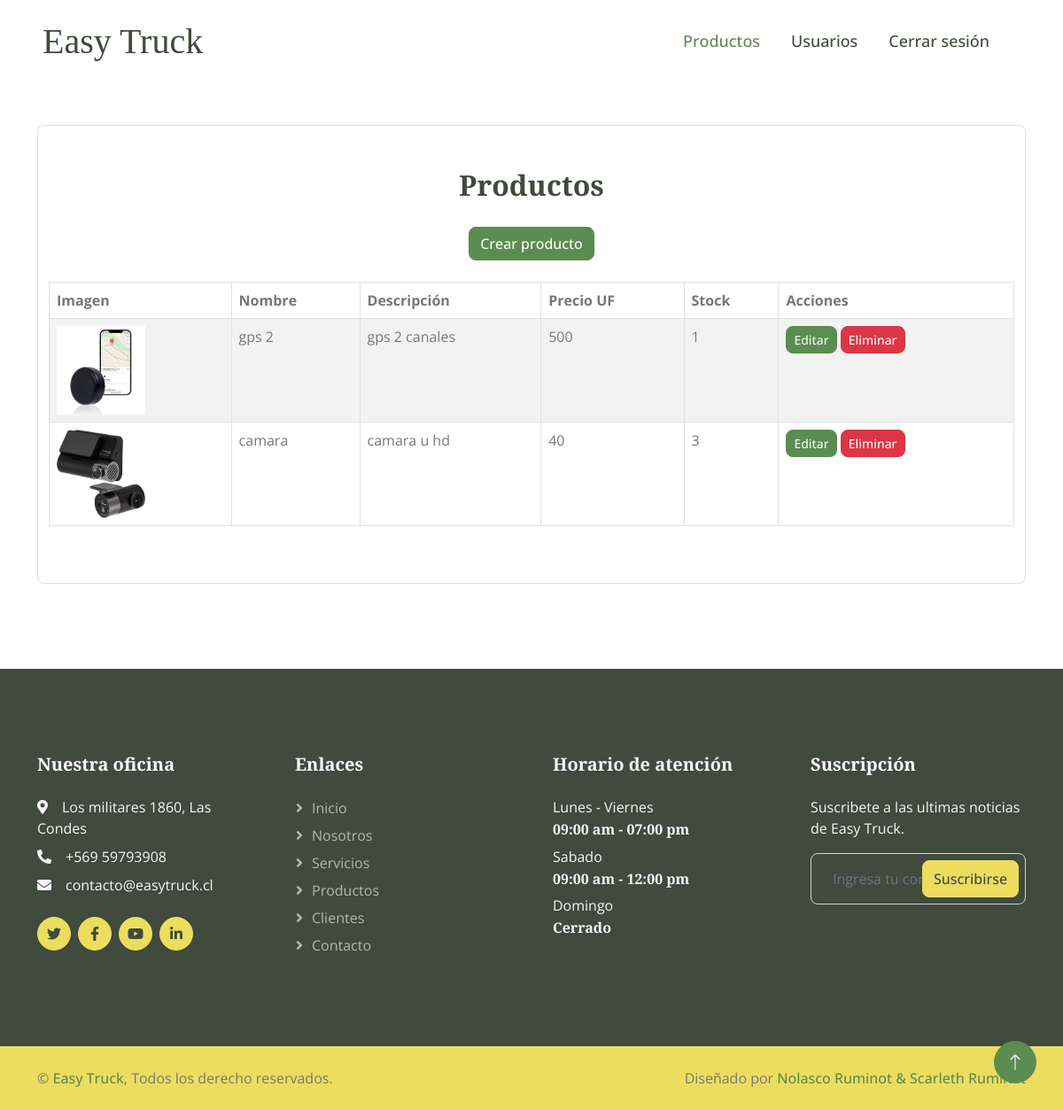
The app's page /admin-productos/ (signed in) with its own data.
### appEasytruck/models.py (models this page shows, shortened)
class Producto(models.Model):
    productoid = models.AutoField(primary_key=True)
    imagen = models.ImageField(upload_to=generate_unique_filename)  # Usar la función personalizada para nombres únicos
    nombre = models.CharField(max_length=50)
    descripcion = models.TextField(blank=True)
    preciouf = models.CharField(max_length=10)
    stock = models.IntegerField(default=1)
    fechacreacion = models.DateTimeField(auto_now_add=True)
    usuario = models.ForeignKey(User, on_delete=models.CASCADE)

### appEasytruck/views.py (the view)
# urls.py: path('admin-productos/', views.adminProd, name='adminProd'),
@login_required
def adminProd(request):
    tProducto = Producto.objects.all()
    return render(request, 'admin-productos.html', {
        'tProducto': tProducto
    })

### appEasytruck/templates/admin-productos.html (shortened to what this page needs)
{% extends 'base.html' %}
{% load static %}
{% block content %}
<div class="container-xxl py-5">
    <div class="container d-grid justify-items-center">
        <div class="card w-100">
            <div class="container mt-5 mb-5">
                <h2 class="text-center mb-4">Productos</h2>
                <div class="text-center ">
                    <a href="{% url 'regPrdFrm' %}"><button type="button" class="btn btn-primary text-white btn-block mt-1 mb-2">Crear producto</button></a>
                </div>
                <table class="table table-bordered table-striped">
                    <thead class="thead-dark">
                    <tr>
                        <th>Imagen</th>
                        <th>Nombre</th>
                        <th>Descripción</th>
                        <th>Precio UF</th>
                        <th>Stock</th>
                        <th>Acciones</th>
                    </tr>
                    </thead>
                    <tbody>
                        {% for producto in tProducto %}
                            <tr>
                                <td><img src="{{ producto.imagen.url }}" alt="Producto" width="100"></td>
                                <td>{{ producto.nombre }}</td>
                                <td>{{ producto.descripcion }}</td>
                                <td>{{ producto.preciouf }}</td>
                                <td>{{ producto.stock }}</td>
                                <td>
                                    <a href="{% url 'actProd' producto.productoid %}">
                                        <button class="btn btn-primary btn-sm">Editar</button>
                                    </a>
                                    <a href="{% url 'elimProd' producto.productoid %}">
                                        <button class="btn btn-danger btn-sm">Eliminar</button>
                                    </a>
                                </td>
                            </tr>
                        {% endfor %}
                    </tbody>
                </table>
            </div>
        </div>
    </div>
</div>
{% endblock %}

### appEasytruck/static/css/style.css (style rules this page uses)
:root { --primary: #5B8C51; --secondary: #EDDD5E; --light: #F7F7F7; --dark: #404A3D; }
.d-grid { display: grid !important; }
.justify-items-center { justify-items: center !important; }
.btn { transition: .5s; font-weight: 500; }
.btn-primary, .btn-outline-primary:hover { color: var(--light); }

### records on screen
Producto: imagen (picture), nombre "gps 2", descripcion "gps 2 canales", preciouf "500", stock "1"
Producto: imagen (picture), nombre "camara", descripcion "camara u hd", preciouf "40", stock "3"
